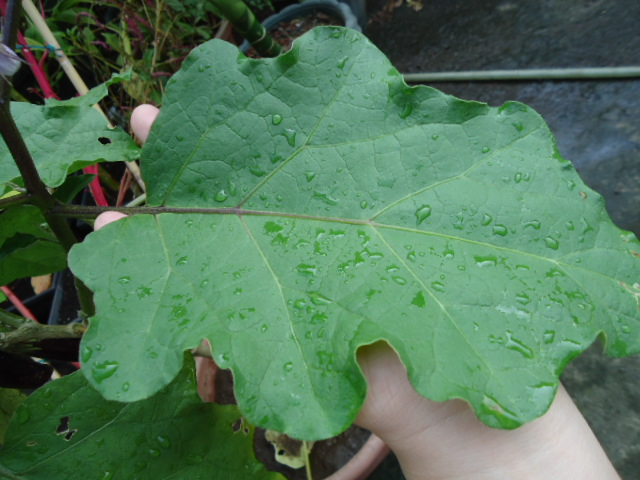
#> input picture ModuleA_1/Train_Data/Train_Image.jpg, 640 x 480 px, given in place of ddd.jpg, which was not available
$ python Leaf_Detect.py
#> lines starting #> are read from the running program, lines starting #| are printed output that depends on the picture; pictures that were not available may be replaced by others from this repository, and a replacement may not be noted
### ModuleA_1/Train_module.py
# importing necessary packages
import cv2
import numpy as np
import matplotlib.pyplot as plt
from hist import histeq
from hist import return_intersection


# Loading the test data, healthy sample,
image = cv2.imread('/home/admin1/PycharmProjects/ModuleA_1/Train_Data/ddd.jpg')
#> image is the input picture: shape (480, 640, 3); mean B, G, R 90.4, 119.3, 82.2

#K-MEANS convert to np.float32  define criteria, number of clusters(K) and apply kmeans()
# Now convert back into uint8, and make original image
z = image.reshape((-1,3))
z = np.float32(z)
criteria = (cv2.TERM_CRITERIA_EPS + cv2.TERM_CRITERIA_MAX_ITER, 10, 1.0)
K = 8
ret,label,center=cv2.kmeans(z,K,None,criteria,10,cv2.KMEANS_RANDOM_CENTERS)
#> ret = 147421245.3; center = [[182.9, 187.9, 191.9], [18.29, 26.95, 22.53], [25.32, 71.66, 33.75], [102.3, 141.7, 87.85], [130.5, 165.2, 113], [82.15, 84.97, 75.39], [63.93, 115.3, 57.96], [53.34, 57.04, 50.46]]
center = np.uint8(center)
#> center = [[182, 187, 191], [18, 26, 22], [25, 71, 33], [102, 141, 87], [130, 165, 113], [82, 84, 75], [63, 115, 57], [53, 57, 50]]
res = center[label.flatten()]
res2 = res.reshape((image.shape))
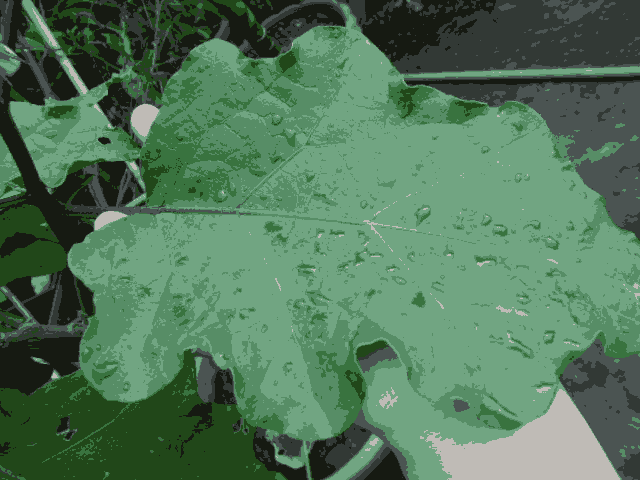
#> res2: shape (480, 640, 3); mean B, G, R 90, 118.8, 81.7
cv2.imshow('res2',res2)
scaled_image = cv2.resize(res2,None,fx=2,fy=2,interpolation=cv2.INTER_CUBIC)

# Grey Conversion
gray_image = cv2.cvtColor(scaled_image,cv2.COLOR_BGR2GRAY)
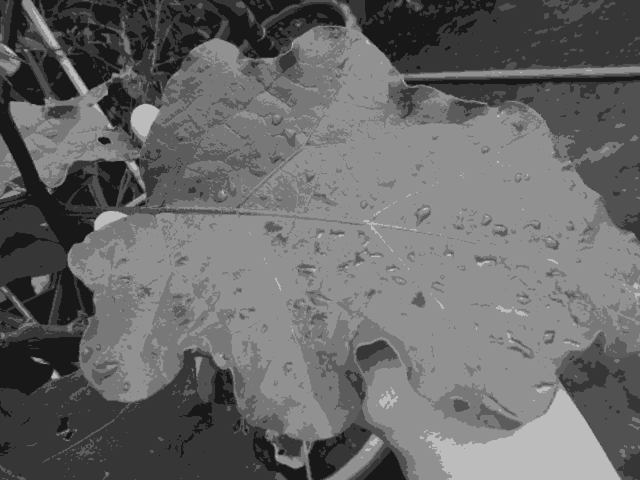
#> gray_image: shape (960, 1280) (shown at 1/2 size); min 8, max 210, mean 104.2
new_img, h, new_h, sk = histeq(gray_image)

# show old and new image
# show original image
plt.subplot(121)
plt.imshow(res2)
plt.title('original image')
plt.set_cmap('gray')
# show original image
plt.subplot(122)
plt.imshow(new_img)
plt.title('hist. equalized image')
plt.set_cmap('gray')
plt.show()

# plot histograms and transfer function
fig = plt.figure()
fig.add_subplot(221)
plt.plot(h)
plt.title('Original histogram') # original histogram
fig.add_subplot(222)
plt.plot(new_h)
plt.title('New histogram') #hist of eqlauized image

fig.add_subplot(223)
plt.plot(sk)
plt.title('Transfer function') #transfer function

plt.show()

# SVM Prediction and Histogram Classifier is being done at this
# method block, defined at hist.py
def match_parameter(img_hist):
    intersection = return_intersection(img_hist,new_h)
    return intersection

cv2.waitKey(0)
cv2.destroyAllWindows()

### ModuleA_1/hist.py
import numpy as np

def imhist(im):
  # calculates normalized histogram of an image
	m, n = im.shape
#> m = 960; n = 1280
	h = [0.0] * 256
	for i in range(m):
		for j in range(n):
			h[im[i, j]]+=1
	return np.array(h)/(m*n)

def cumsum(h):
	# finds cumulative sum of a numpy array, list
	return [sum(h[:i+1]) for i in range(len(h))]

def histeq(im):
	#calculate Histogram
	h = imhist(im)
#> h = 256 values, max 0.255 at index 145, min 0 at index 0, mean 0.00391
	cdf = np.array(cumsum(h)) #cumulative distribution function
#> cdf = 256 values from 0 to 1
	sk = np.uint8(255 * cdf) #finding transfer function values
#> sk = 256 values from 0 to 255
	s1, s2 = im.shape
#> s1 = 960; s2 = 1280
	Y = np.zeros_like(im)
	# applying transfered values for each pixels
	for i in range(0, s1):
		for j in range(0, s2):
			Y[i, j] = sk[im[i, j]]
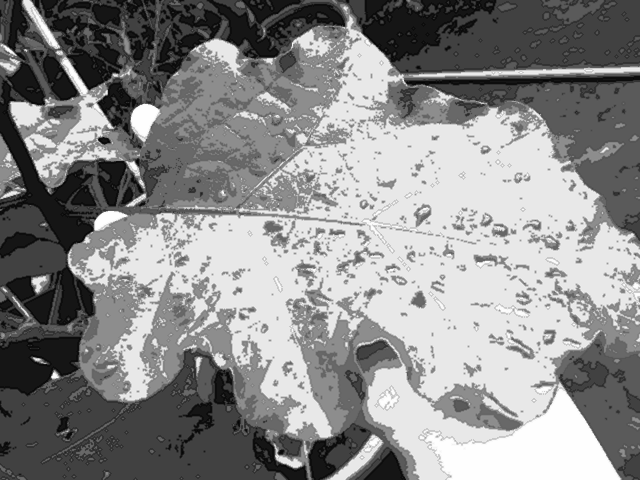
#> Y: shape (960, 1280) (shown at 1/2 size); min 0, max 255, mean 139.1
	H = imhist(Y)
#> H = 256 values, max 0.255 at index 232, min 0 at index 4, mean 0.00391
#> `new_img, h, new_h, sk = histeq(gray_image)`: new_h has the same summary as H in histeq; sk = 256 values from 0 to 255
#> `plt.show()`:
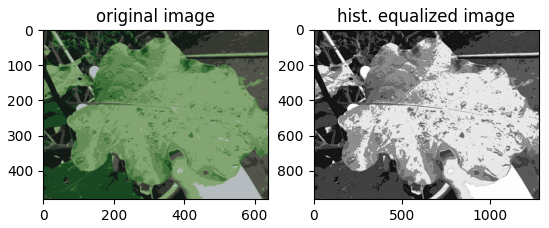
#> figure drawn by matplotlib, 2 panels; B, G, R data is drawn as R, G, B
#> `plt.show()`:
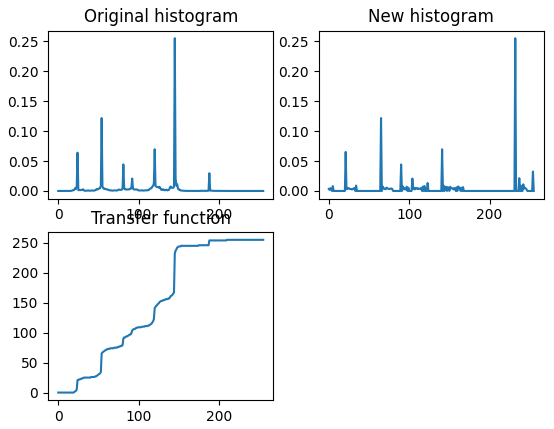
#> figure drawn by matplotlib, 3 panels; panel 1: curve peaks at x = 145, y = 0.255; panel 2: curve peaks at x = 232, y = 0.255; panel 3: curve peaks at x = 210, y = 255
	#return transformed image, original and new istogram,
	# and transform function
	return Y , h, H, sk

# [4 lines left out: function return_intersection, not called in this run]

### ModuleA_1/Leaf_Detect.py
#importing necessary Packages

import cv2
import numpy as np
import matplotlib.pyplot as plt
from hist import histeq
from Train_module import match_parameter

# Capturing Image from the webcam,
camera_port = 0
ramp_frames = 30
camera = cv2.VideoCapture(camera_port)
def get_image():
    retval, im = camera.read()
    return im

for i in range(ramp_frames):
    temp = get_image()
print("Taking image...")
camera_capture = get_image()
file = "/home/admin1/PycharmProjects/ModuleA_1/leaf.jpg"
cv2.imwrite(file, camera_capture)
del(camera)
image = cv2.imread('leaf_1.jpg')

# K-MEANS clustering is being performed on the captured image
cv2.imshow('win1',image)
z = image.reshape((-1,3))
# convert to np.float32
z = np.float32(z)
# define criteria, number of clusters(K) and apply kmeans()
criteria = (cv2.TERM_CRITERIA_EPS + cv2.TERM_CRITERIA_MAX_ITER, 10, 1.0)
K = 8
ret,label,center=cv2.kmeans(z,K,None,criteria,10,cv2.KMEANS_RANDOM_CENTERS)
# Now convert back into uint8, and make original image
center = np.uint8(center)
res = center[label.flatten()]
res2 = res.reshape((image.shape))
cv2.imshow('res2',res2)
scaled_image = cv2.resize(res2,None,fx=2,fy=2,interpolation=cv2.INTER_CUBIC)

# Grey Conversion for reducing complexity
gray_image = cv2.cvtColor(scaled_image,cv2.COLOR_BGR2GRAY)
cv2.imshow('res1',gray_image)
new_img, h, new_h, sk = histeq(gray_image)

# Plot histogram based on the labels and descriptors obtained by KMeans,
#Equalise the histogram to get a better in sight at the usable data
# show original image
plt.subplot(121)
plt.imshow(res2)
plt.title('original image')
plt.set_cmap('gray')
# show equalised image
plt.subplot(122)
plt.imshow(new_img)
plt.title('hist. equalized image')
plt.set_cmap('gray')
plt.show()

# plot histograms and transfer function
fig = plt.figure()
fig.add_subplot(221)
plt.plot(h)
plt.title('Original histogram') # original histogram

fig.add_subplot(222)
plt.plot(new_h)
plt.title('New histogram') #hist of eqlauized image

fig.add_subplot(223)
plt.plot(sk)
plt.title('Transfer function') #transfer function

plt.show()

# Fed the parameters to SVM PRedict at Train_moule.py, for pattern matching
# Possible outcomes of intersection
# 0.00 < intersection < 0.30 - Severly Damaged sample
# 0.31 < intersection < 0.60 - Partilly Damaged sample
# 0.61 < intersection < 1.00 - Healthy sample
intersection = match_parameter(new_h)
print(intersection)
cv2.waitKey(0)
cv2.destroyAllWindows()
